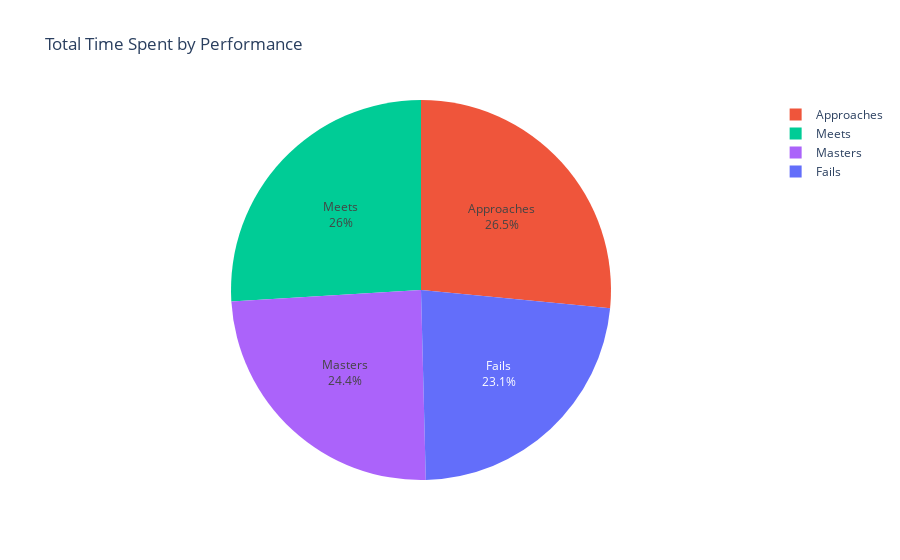

Here is the notebook cell this chart was saved with:
### Markdown cell above
## Total Time Spent by STAAR Performance

### Code cell
fig3 = px.pie(df_new, values='Total Time Spent', names='STAAR Performance', 
              color='STAAR Performance', title='Total Time Spent by Performance')

fig3.update_traces(textposition='inside', textinfo='percent+label')
fig3.show()

### Figure 1 — Plotly figure (JSON) as saved in the notebook; plotly's stock layout.template omitted (floating-point values rounded to 4 significant figures)
{"data": [{"customdata": [["Fails"], ["Approaches"], ["Meets"], ["Masters"]], "domain": {"x": [0, 1], "y": [0, 1]}, "hovertemplate": "STAAR Performance=%{customdata[0]}<br>Total Time Spent=%{value}<extra></extra>", "labels": ["Fails", "Approaches", "Meets", "Masters"], "legendgroup": "", "marker": {"colors": ["#636efa", "#EF553B", "#00cc96", "#ab63fa"]}, "name": "", "showlegend": true, "textinfo": "percent+label", "textposition": "inside", "type": "pie", "values": [1727.0, 1985.0, 1943.0, 1829.0]}], "layout": {"legend": {"tracegroupgap": 0}, "title": {"text": "Total Time Spent by Performance"}}}
